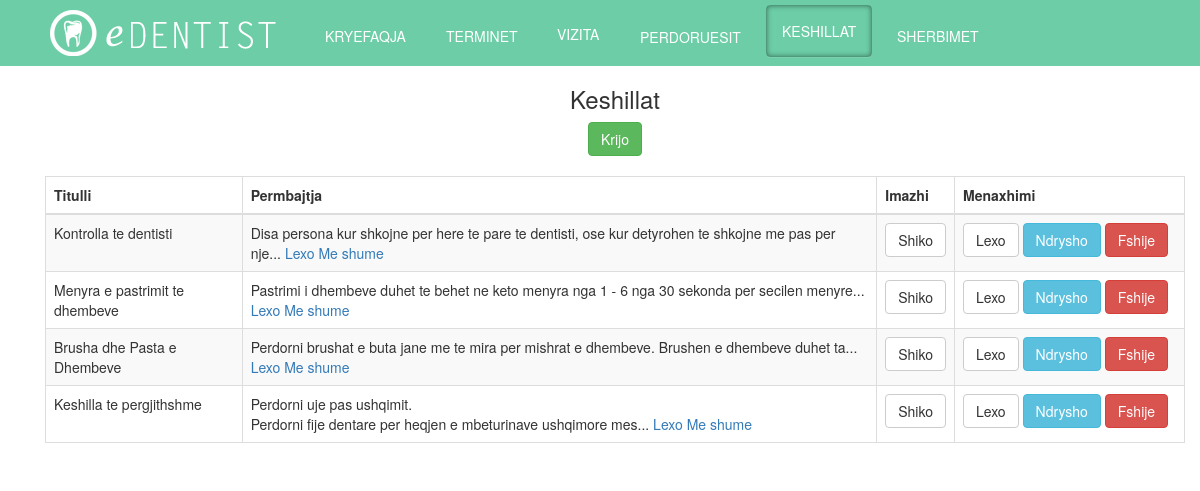
Page /admin/?admin=keshillat (signed in) on the committed database.
### tables this page shows
CREATE TABLE `keshillat` (
  `keshillat_id` int(11) NOT NULL,
  `titulli` varchar(1000) NOT NULL,
  `permbajtja` varchar(1000) NOT NULL,
  `imazhi` varchar(1000) NOT NULL
);

### admin/keshillat.php (the view, shortened to what this page needs)
<div class="container">
            <div class="row">
                <h3 >Keshillat</h3>
                <a href="CRUDk/create.php" class="btn btn-success ">Krijo</a>
            </div>
                <table class="table table-striped table-bordered">
                  <thead>
                    <tr>
                      <th>Titulli</th>
                      <th>Permbajtja</th>
                      <th>Imazhi</th>
                       <th>Menaxhimi</th>
                    </tr>
                  </thead>
                  <tbody>
                  <?php
                  $selektimi = "SELECT * FROM keshillat ";
		$result = mysql_query($selektimi) or die ('invalid query:'. mysql_error());
                       while($row = mysql_fetch_array($result))
		{
			list( $id, $titulli,  $permbajtja, $imazhi )=$row;
			echo '  <tr>';
			echo '<td>'.$titulli.'</td>';
                          if (strlen($permbajtja) > 100) {
                             $stringCut = substr($permbajtja, 0,100);
                            $permbajtja = substr($stringCut, 0, strrpos($stringCut, ' ')).'... <a href="CRUDk/read.php?id='.$id.'"  >Lexo Me shume</a>';
                        }
                        echo '<td>'.$permbajtja.'</td>';
                        echo '<td><a target="_blank" class="btn btn-default" href="../'.$imazhi.'" >Shiko</a></td>';
	                echo '<td style="width: 230px;"><a class="btn btn-default" href="CRUDk/read.php?id='.$id.'" >Lexo</a>';
                        echo '<a class="btn btn-info   " href="CRUDk/update.php?id='.$id.'" >Ndrysho</a>';
                        echo '<a class="btn btn-danger" href="CRUDk/delete.php?id='.$id.'" >Fshije</a></td>';
			echo '  </tr>';
		}
                  ?>
                  </tbody>
            </table>
        </div>
    </div>

### css/mystyle.css (style rules this page uses)
html { margin: 0px; }
body { color: #666666; margin : 0px; font-family:"Letter Gothic Bold", Letter Gothic, sans-serif; background-color: #CCCCCC; }

### rows in the picture
keshillat: titulli "Kontrolla te dentisti", permbajtja "Disa persona kur shkojne per here te pare te dentisti, ose kur detyrohen te shkojne me pas per nje"
keshillat: titulli "Menyra e pastrimit te dhembeve", permbajtja "Pastrimi i dhembeve duhet te behet ne keto menyra nga 1 - 6 nga 30 sekonda per secilen menyre"
keshillat: titulli "Brusha dhe Pasta e Dhembeve", permbajtja "Perdorni brushat e buta jane me te mira per mishrat e dhembeve. Brushen e dhembeve duhet ta"
keshillat: titulli "Keshilla te pergjithshme", permbajtja "Perdorni uje pas ushqimit. Perdorni fije dentare per heqjen e mbeturinave ushqimore mes"
